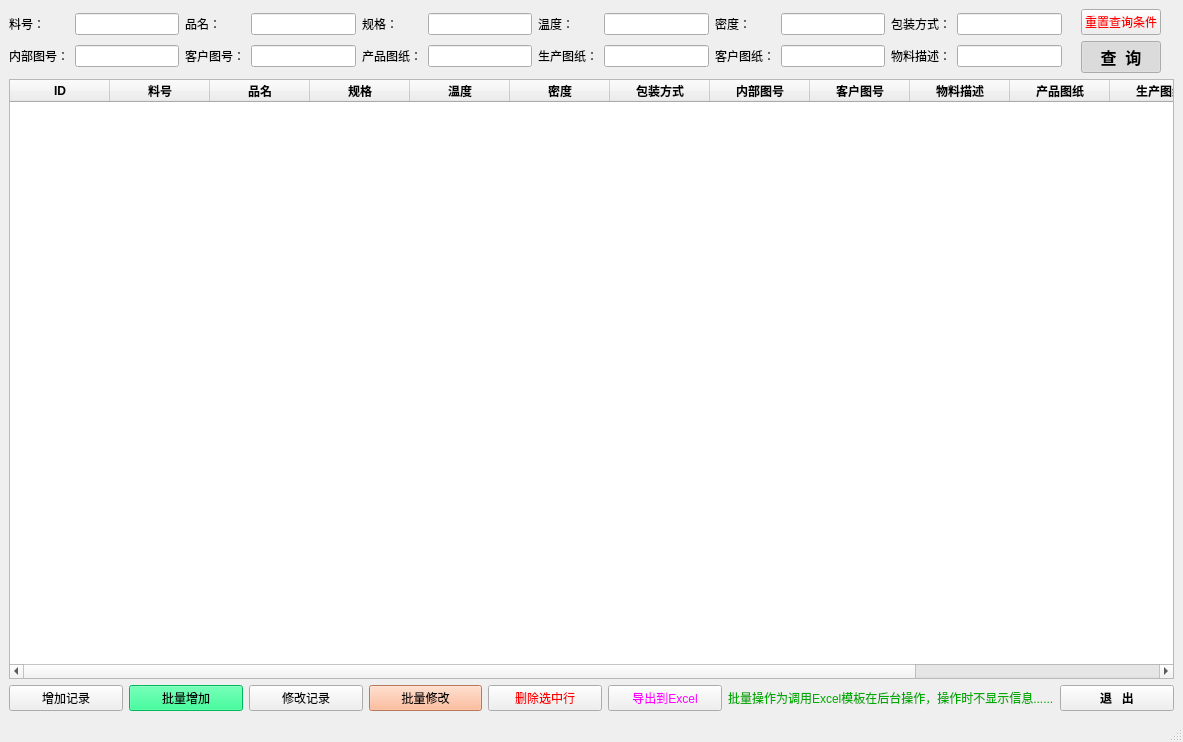
<?xml version="1.0" encoding="UTF-8"?>
<ui version="4.0">
 <class>DrawingsMainWindow</class>
 <widget class="QMainWindow" name="DrawingsMainWindow">
  <property name="geometry">
   <rect>
    <x>0</x>
    <y>0</y>
    <width>1183</width>
    <height>742</height>
   </rect>
  </property>
  <property name="windowTitle">
   <string>江西晖能新材料图号对比系统——设计：袁伟明</string>
  </property>
  <widget class="QWidget" name="centralWidget">
   <layout class="QFormLayout" name="formLayout">
    <item row="1" column="0" colspan="2">
     <widget class="QTableWidget" name="tableWidget">
      <property name="minimumSize">
       <size>
        <width>0</width>
        <height>0</height>
       </size>
      </property>
      <property name="styleSheet">
       <string notr="true">selection-color: rgb(255, 255, 255);
selection-background-color: rgb(0, 0, 0);</string>
      </property>
      <property name="editTriggers">
       <set>QAbstractItemView::NoEditTriggers</set>
      </property>
      <property name="alternatingRowColors">
       <bool>true</bool>
      </property>
      <property name="selectionMode">
       <enum>QAbstractItemView::ExtendedSelection</enum>
      </property>
      <property name="selectionBehavior">
       <enum>QAbstractItemView::SelectRows</enum>
      </property>
      <property name="rowCount">
       <number>0</number>
      </property>
      <property name="columnCount">
       <number>14</number>
      </property>
      <column>
       <property name="text">
        <string>ID</string>
       </property>
       <property name="font">
        <font>
         <pointsize>9</pointsize>
         <bold>true</bold>
        </font>
       </property>
      </column>
      <column>
       <property name="text">
        <string>料号</string>
       </property>
       <property name="font">
        <font>
         <bold>true</bold>
        </font>
       </property>
      </column>
      <column>
       <property name="text">
        <string>品名</string>
       </property>
       <property name="font">
        <font>
         <bold>true</bold>
        </font>
       </property>
      </column>
      <column>
       <property name="text">
        <string>规格</string>
       </property>
       <property name="font">
        <font>
         <bold>true</bold>
        </font>
       </property>
      </column>
      <column>
       <property name="text">
        <string>温度</string>
       </property>
       <property name="font">
        <font>
         <bold>true</bold>
        </font>
       </property>
      </column>
      <column>
       <property name="text">
        <string>密度</string>
       </property>
       <property name="font">
        <font>
         <bold>true</bold>
        </font>
       </property>
      </column>
      <column>
       <property name="text">
        <string>包装方式</string>
       </property>
       <property name="font">
        <font>
         <bold>true</bold>
        </font>
       </property>
      </column>
      <column>
       <property name="text">
        <string>内部图号</string>
       </property>
       <property name="font">
        <font>
         <bold>true</bold>
        </font>
       </property>
      </column>
      <column>
       <property name="text">
        <string>客户图号</string>
       </property>
       <property name="font">
        <font>
         <bold>true</bold>
        </font>
       </property>
      </column>
      <column>
       <property name="text">
        <string>物料描述</string>
       </property>
       <property name="font">
        <font>
         <bold>true</bold>
        </font>
       </property>
      </column>
      <column>
       <property name="text">
        <string>产品图纸</string>
       </property>
       <property name="font">
        <font>
         <bold>true</bold>
        </font>
       </property>
      </column>
      <column>
       <property name="text">
        <string>生产图纸</string>
       </property>
       <property name="font">
        <font>
         <bold>true</bold>
        </font>
       </property>
      </column>
      <column>
       <property name="text">
        <string>客户图纸</string>
       </property>
       <property name="font">
        <font>
         <bold>true</bold>
        </font>
       </property>
      </column>
      <column>
       <property name="text">
        <string>备注</string>
       </property>
       <property name="font">
        <font>
         <bold>true</bold>
        </font>
       </property>
      </column>
     </widget>
    </item>
    <item row="2" column="0" colspan="2">
     <layout class="QHBoxLayout" name="horizontalLayout_2">
      <item>
       <widget class="QPushButton" name="addButton">
        <property name="text">
         <string>增加记录</string>
        </property>
       </widget>
      </item>
      <item>
       <widget class="QPushButton" name="addAllButton">
        <property name="styleSheet">
         <string notr="true">background-color: rgb(0, 255, 127);</string>
        </property>
        <property name="text">
         <string>批量增加</string>
        </property>
       </widget>
      </item>
      <item>
       <widget class="QPushButton" name="modifyButton">
        <property name="text">
         <string>修改记录</string>
        </property>
       </widget>
      </item>
      <item>
       <widget class="QPushButton" name="deleteAllButton">
        <property name="enabled">
         <bool>true</bool>
        </property>
        <property name="styleSheet">
         <string notr="true">background-color: rgb(255, 170, 127);</string>
        </property>
        <property name="text">
         <string>批量修改</string>
        </property>
       </widget>
      </item>
      <item>
       <widget class="QPushButton" name="deleteButton">
        <property name="styleSheet">
         <string notr="true">color: rgb(255, 0, 0);</string>
        </property>
        <property name="text">
         <string>删除选中行</string>
        </property>
       </widget>
      </item>
      <item>
       <widget class="QPushButton" name="exportButton">
        <property name="styleSheet">
         <string notr="true">color: rgb(255, 0, 255);</string>
        </property>
        <property name="text">
         <string>导出到Excel</string>
        </property>
       </widget>
      </item>
      <item>
       <widget class="QLabel" name="label_6">
        <property name="styleSheet">
         <string notr="true">color: rgb(0, 170, 0);</string>
        </property>
        <property name="text">
         <string>批量操作为调用Excel模板在后台操作，操作时不显示信息......</string>
        </property>
       </widget>
      </item>
      <item>
       <widget class="QPushButton" name="exitButton">
        <property name="font">
         <font>
          <bold>true</bold>
         </font>
        </property>
        <property name="text">
         <string>退   出</string>
        </property>
       </widget>
      </item>
     </layout>
    </item>
    <item row="0" column="0" colspan="2">
     <layout class="QGridLayout" name="gridLayout_2">
      <item row="0" column="0" rowspan="2">
       <layout class="QGridLayout" name="gridLayout">
        <item row="0" column="8">
         <widget class="QLabel" name="label_9">
          <property name="text">
           <string>密度：</string>
          </property>
         </widget>
        </item>
        <item row="1" column="2">
         <widget class="QLabel" name="label_5">
          <property name="text">
           <string>客户图号：</string>
          </property>
         </widget>
        </item>
        <item row="0" column="11">
         <widget class="QLineEdit" name="PackagingMethod_lineEdit"/>
        </item>
        <item row="1" column="11">
         <widget class="QLineEdit" name="Description_lineEdit"/>
        </item>
        <item row="1" column="10">
         <widget class="QLabel" name="label_12">
          <property name="text">
           <string>物料描述：</string>
          </property>
         </widget>
        </item>
        <item row="1" column="4">
         <widget class="QLabel" name="label_13">
          <property name="text">
           <string>产品图纸：</string>
          </property>
         </widget>
        </item>
        <item row="0" column="10">
         <widget class="QLabel" name="label_11">
          <property name="text">
           <string>包装方式：</string>
          </property>
         </widget>
        </item>
        <item row="0" column="2">
         <widget class="QLabel" name="label_2">
          <property name="text">
           <string>品名：</string>
          </property>
         </widget>
        </item>
        <item row="1" column="6">
         <widget class="QLabel" name="label_7">
          <property name="text">
           <string>生产图纸：</string>
          </property>
         </widget>
        </item>
        <item row="0" column="3">
         <widget class="QLineEdit" name="ProductName_lineEdit"/>
        </item>
        <item row="0" column="5">
         <widget class="QLineEdit" name="Specs_lineEdit"/>
        </item>
        <item row="0" column="4">
         <widget class="QLabel" name="label_3">
          <property name="text">
           <string>规格：</string>
          </property>
         </widget>
        </item>
        <item row="1" column="9">
         <widget class="QLineEdit" name="CustomerDrawings_lineEdit"/>
        </item>
        <item row="1" column="3">
         <widget class="QLineEdit" name="Drawing_W_lineEdit"/>
        </item>
        <item row="0" column="6">
         <widget class="QLabel" name="label_10">
          <property name="text">
           <string>温度：</string>
          </property>
         </widget>
        </item>
        <item row="1" column="0">
         <widget class="QLabel" name="label_4">
          <property name="text">
           <string>内部图号：</string>
          </property>
         </widget>
        </item>
        <item row="1" column="5">
         <widget class="QLineEdit" name="ProductDrawings_lineEdit"/>
        </item>
        <item row="0" column="7">
         <widget class="QLineEdit" name="TemperatureLevel_lineEdit"/>
        </item>
        <item row="0" column="9">
         <widget class="QLineEdit" name="Density_lineEdit"/>
        </item>
        <item row="1" column="8">
         <widget class="QLabel" name="label_8">
          <property name="text">
           <string>客户图纸：</string>
          </property>
         </widget>
        </item>
        <item row="0" column="0">
         <widget class="QLabel" name="label">
          <property name="text">
           <string>料号：</string>
          </property>
         </widget>
        </item>
        <item row="1" column="7">
         <widget class="QLineEdit" name="DesignDrawings_lineEdit"/>
        </item>
        <item row="0" column="1">
         <widget class="QLineEdit" name="PartNumber_lineEdit">
          <property name="text">
           <string/>
          </property>
         </widget>
        </item>
        <item row="1" column="1">
         <widget class="QLineEdit" name="Drawing_N_lineEdit"/>
        </item>
        <item row="0" column="12">
         <widget class="QLabel" name="label_14">
          <property name="text">
           <string/>
          </property>
         </widget>
        </item>
       </layout>
      </item>
      <item row="0" column="1">
       <widget class="QPushButton" name="resetFindButton">
        <property name="sizePolicy">
         <sizepolicy hsizetype="Minimum" vsizetype="Preferred">
          <horstretch>0</horstretch>
          <verstretch>0</verstretch>
         </sizepolicy>
        </property>
        <property name="styleSheet">
         <string notr="true">color: rgb(255, 0, 0);</string>
        </property>
        <property name="text">
         <string>重置查询条件</string>
        </property>
       </widget>
      </item>
      <item row="1" column="1">
       <widget class="QPushButton" name="findButton">
        <property name="sizePolicy">
         <sizepolicy hsizetype="Preferred" vsizetype="Maximum">
          <horstretch>0</horstretch>
          <verstretch>0</verstretch>
         </sizepolicy>
        </property>
        <property name="minimumSize">
         <size>
          <width>0</width>
          <height>30</height>
         </size>
        </property>
        <property name="maximumSize">
         <size>
          <width>16777215</width>
          <height>50</height>
         </size>
        </property>
        <property name="font">
         <font>
          <pointsize>12</pointsize>
          <bold>true</bold>
         </font>
        </property>
        <property name="text">
         <string>查  询</string>
        </property>
        <property name="shortcut">
         <string>Return</string>
        </property>
        <property name="checkable">
         <bool>true</bool>
        </property>
        <property name="checked">
         <bool>true</bool>
        </property>
        <property name="autoExclusive">
         <bool>true</bool>
        </property>
       </widget>
      </item>
      <item row="0" column="2">
       <widget class="QLabel" name="label_15">
        <property name="text">
         <string/>
        </property>
       </widget>
      </item>
     </layout>
    </item>
   </layout>
  </widget>
  <widget class="QStatusBar" name="statusBar"/>
 </widget>
 <tabstops>
  <tabstop>PartNumber_lineEdit</tabstop>
  <tabstop>ProductName_lineEdit</tabstop>
  <tabstop>Specs_lineEdit</tabstop>
  <tabstop>TemperatureLevel_lineEdit</tabstop>
  <tabstop>Density_lineEdit</tabstop>
  <tabstop>PackagingMethod_lineEdit</tabstop>
  <tabstop>Drawing_N_lineEdit</tabstop>
  <tabstop>Drawing_W_lineEdit</tabstop>
  <tabstop>ProductDrawings_lineEdit</tabstop>
  <tabstop>DesignDrawings_lineEdit</tabstop>
  <tabstop>CustomerDrawings_lineEdit</tabstop>
  <tabstop>Description_lineEdit</tabstop>
  <tabstop>resetFindButton</tabstop>
  <tabstop>findButton</tabstop>
  <tabstop>tableWidget</tabstop>
  <tabstop>addButton</tabstop>
  <tabstop>addAllButton</tabstop>
  <tabstop>modifyButton</tabstop>
  <tabstop>deleteAllButton</tabstop>
  <tabstop>deleteButton</tabstop>
  <tabstop>exportButton</tabstop>
  <tabstop>exitButton</tabstop>
 </tabstops>
 <resources/>
 <connections>
  <connection>
   <sender>resetFindButton</sender>
   <signal>clicked()</signal>
   <receiver>PartNumber_lineEdit</receiver>
   <slot>clear()</slot>
   <hints>
    <hint type="sourcelabel">
     <x>1120</x>
     <y>21</y>
    </hint>
    <hint type="destinationlabel">
     <x>149</x>
     <y>18</y>
    </hint>
   </hints>
  </connection>
  <connection>
   <sender>resetFindButton</sender>
   <signal>clicked()</signal>
   <receiver>ProductName_lineEdit</receiver>
   <slot>clear()</slot>
   <hints>
    <hint type="sourcelabel">
     <x>1143</x>
     <y>10</y>
    </hint>
    <hint type="destinationlabel">
     <x>312</x>
     <y>14</y>
    </hint>
   </hints>
  </connection>
  <connection>
   <sender>resetFindButton</sender>
   <signal>clicked()</signal>
   <receiver>PackagingMethod_lineEdit</receiver>
   <slot>clear()</slot>
   <hints>
    <hint type="sourcelabel">
     <x>1126</x>
     <y>21</y>
    </hint>
    <hint type="destinationlabel">
     <x>1012</x>
     <y>24</y>
    </hint>
   </hints>
  </connection>
  <connection>
   <sender>resetFindButton</sender>
   <signal>clicked()</signal>
   <receiver>Density_lineEdit</receiver>
   <slot>clear()</slot>
   <hints>
    <hint type="sourcelabel">
     <x>1154</x>
     <y>20</y>
    </hint>
    <hint type="destinationlabel">
     <x>857</x>
     <y>28</y>
    </hint>
   </hints>
  </connection>
  <connection>
   <sender>resetFindButton</sender>
   <signal>clicked()</signal>
   <receiver>TemperatureLevel_lineEdit</receiver>
   <slot>clear()</slot>
   <hints>
    <hint type="sourcelabel">
     <x>1152</x>
     <y>24</y>
    </hint>
    <hint type="destinationlabel">
     <x>670</x>
     <y>27</y>
    </hint>
   </hints>
  </connection>
  <connection>
   <sender>resetFindButton</sender>
   <signal>clicked()</signal>
   <receiver>Specs_lineEdit</receiver>
   <slot>clear()</slot>
   <hints>
    <hint type="sourcelabel">
     <x>1157</x>
     <y>16</y>
    </hint>
    <hint type="destinationlabel">
     <x>482</x>
     <y>27</y>
    </hint>
   </hints>
  </connection>
  <connection>
   <sender>resetFindButton</sender>
   <signal>clicked()</signal>
   <receiver>Description_lineEdit</receiver>
   <slot>clear()</slot>
   <hints>
    <hint type="sourcelabel">
     <x>1160</x>
     <y>26</y>
    </hint>
    <hint type="destinationlabel">
     <x>1003</x>
     <y>60</y>
    </hint>
   </hints>
  </connection>
  <connection>
   <sender>resetFindButton</sender>
   <signal>clicked()</signal>
   <receiver>CustomerDrawings_lineEdit</receiver>
   <slot>clear()</slot>
   <hints>
    <hint type="sourcelabel">
     <x>1146</x>
     <y>22</y>
    </hint>
    <hint type="destinationlabel">
     <x>818</x>
     <y>53</y>
    </hint>
   </hints>
  </connection>
  <connection>
   <sender>resetFindButton</sender>
   <signal>clicked()</signal>
   <receiver>DesignDrawings_lineEdit</receiver>
   <slot>clear()</slot>
   <hints>
    <hint type="sourcelabel">
     <x>1148</x>
     <y>13</y>
    </hint>
    <hint type="destinationlabel">
     <x>681</x>
     <y>59</y>
    </hint>
   </hints>
  </connection>
  <connection>
   <sender>resetFindButton</sender>
   <signal>clicked()</signal>
   <receiver>ProductDrawings_lineEdit</receiver>
   <slot>clear()</slot>
   <hints>
    <hint type="sourcelabel">
     <x>1142</x>
     <y>18</y>
    </hint>
    <hint type="destinationlabel">
     <x>494</x>
     <y>57</y>
    </hint>
   </hints>
  </connection>
  <connection>
   <sender>resetFindButton</sender>
   <signal>clicked()</signal>
   <receiver>Drawing_W_lineEdit</receiver>
   <slot>clear()</slot>
   <hints>
    <hint type="sourcelabel">
     <x>1128</x>
     <y>16</y>
    </hint>
    <hint type="destinationlabel">
     <x>330</x>
     <y>60</y>
    </hint>
   </hints>
  </connection>
  <connection>
   <sender>resetFindButton</sender>
   <signal>clicked()</signal>
   <receiver>Drawing_N_lineEdit</receiver>
   <slot>clear()</slot>
   <hints>
    <hint type="sourcelabel">
     <x>1113</x>
     <y>24</y>
    </hint>
    <hint type="destinationlabel">
     <x>125</x>
     <y>54</y>
    </hint>
   </hints>
  </connection>
  <connection>
   <sender>exitButton</sender>
   <signal>clicked()</signal>
   <receiver>DrawingsMainWindow</receiver>
   <slot>close()</slot>
   <hints>
    <hint type="sourcelabel">
     <x>1132</x>
     <y>702</y>
    </hint>
    <hint type="destinationlabel">
     <x>1051</x>
     <y>719</y>
    </hint>
   </hints>
  </connection>
 </connections>
</ui>
